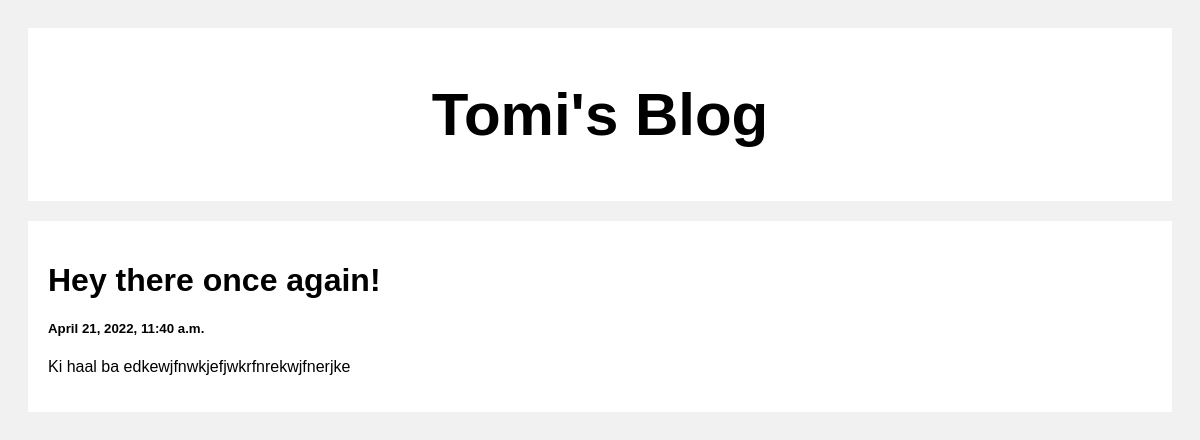
Screenshot of /post/3 with the database file from the repository.
### blogapp/models.py (models this page shows)
class Post(models.Model):
    title = models.CharField(max_length=100)
    body = models.CharField(max_length=1000000)
    created_at = models.DateTimeField(default = datetime.now(), blank=True)

### blogapp/views.py (the view)
# urls.py: path('post/<str:pk>', views.post, name = "post"),
def post(request, pk):
    post = Post.objects.get(id = pk)
    return render(request, 'post.html', {'post':post})

### templates/post.html (shortened to what this page needs)
<!DOCTYPE html>
<html>
<head>
</head>
<body>
<div class="header">
  <h2>Tomi's Blog</h2>
</div>
<div class="row">
  <div class="leftcolumn">
    <div class="card">
        <h1>{{post.title}}</h1>
        <h5>{{post.created_at}}</h5>
        <p>{{post.body}}</p>
    </div>
  </div>
</div>
</body>
</html>

### templates/post.html (style rules this page uses)
* { box-sizing: border-box; }
body { font-family: Arial; padding: 20px; background: #f1f1f1; }
.header { padding: 2px; font-size: 40px; text-align: center; background: white; }
.leftcolumn { float: left; width: 100%; }
.card { background-color: white; padding: 20px; margin-top: 20px; }
.row:after { content: ""; display: table; clear: both; }

### rows the page displays
Post: title "Hey there once again!", created_at "April 21, 2022, 11:40 a.m.", body "Ki haal ba edkewjfnwkjefjwkrfnrekwjfnerjke"
